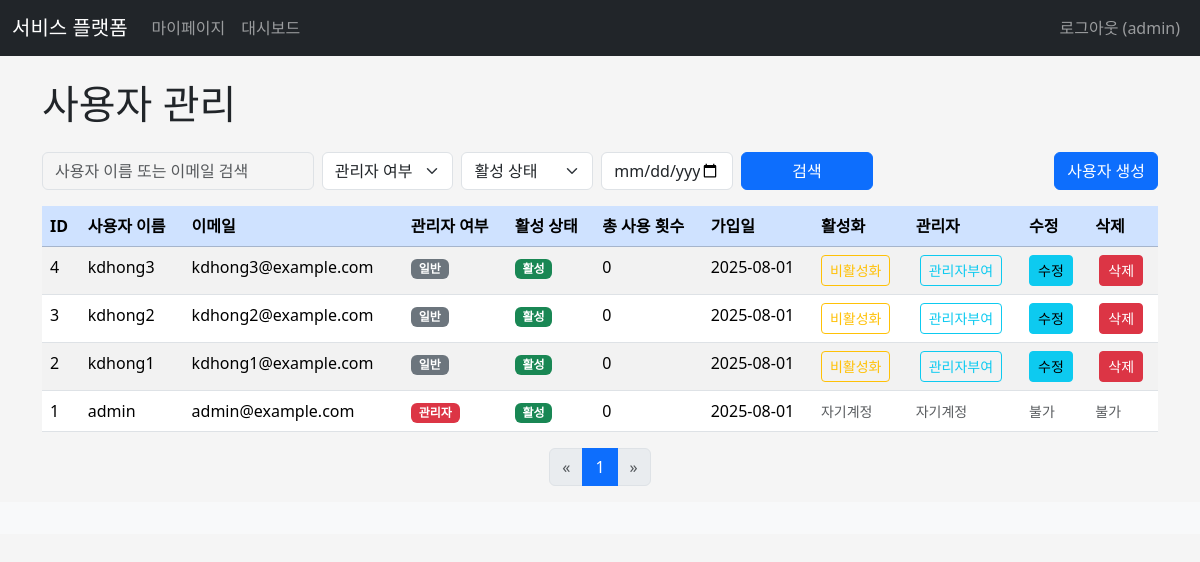
The app's page /adminx/manage_users (signed in), older data.
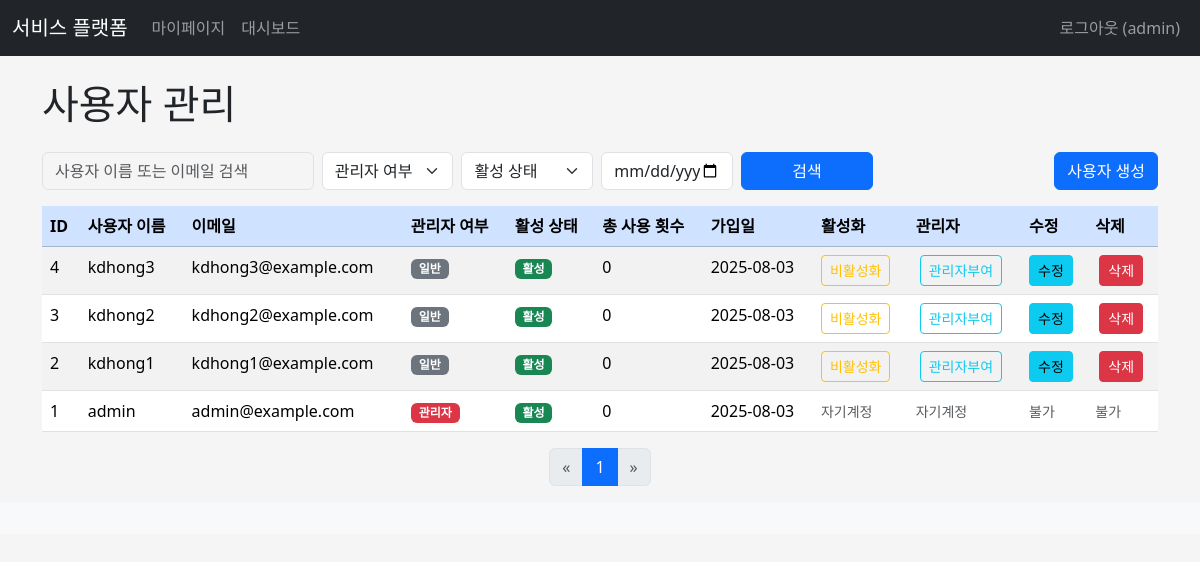
The same page, newer data.
### apps/dbmodels.py (models this page shows, shortened)
class User(db.Model, UserMixin):  # db.Model, UserMixin 상속하는 User 클래스 생성
    __tablename__= "users"  # 삭제시, 테이블 이름은 Model 이름 소문자
    id=db.Column(db.Integer,primary_key=True)
    username=db.Column(db.String, index=True)
    email=db.Column(db.String, unique=True, index= True)
    password_hash=db.Column(db.String)
    is_admin=db.Column(db.Boolean,default=False)
    is_active=db.Column(db.Boolean, default=True)  # 활성화 여부
    usage_count = db.Column(db.Integer, default=0)
    daily_limit = db.Column(db.Integer, default=1000)
    monthly_limit = db.Column(db.Integer, default=5000)
    created_at=db.Column(db.DateTime, default= datetime.now)
    updated_at=db.Column(db.DateTime, default= datetime.now, onupdate=datetime.now)
    subscriptions = db.relationship('Subscription', backref='user', lazy=True, cascade='all, delete-orphan')
    api_keys = db.relationship('APIKey', backref='user', lazy=True, cascade='all, delete-orphan')
    usage_logs = db.relationship('UsageLog', backref='user', lazy=True, cascade='all, delete-orphan')
    prediction_results = db.relationship('PredictionResult', backref='user', lazy=True, cascade="all, delete-orphan")
    @property
    def password(self):
        """
        Prevent direct reading of the password.
        Attempting to read `user.password` will raise an AttributeError.
        """
        raise AttributeError('password is not a readable attribute')
    @property
    def is_authenticated(self):
        return True

### apps/adminx/views.py (the view, shortened to what this page needs)
@adminx.route('/manage_users', methods=['GET', 'POST'])
@admin_required
def manage_users():
    PER_PAGE = 10
    page = request.args.get('page', 1, type=int)
    search_query = request.args.get('search', '', type=str)
    is_admin_query = request.args.get('is_admin', '', type=str) # 'true', 'false', or ''
    is_active_query = request.args.get('is_active', '', type=str) # 'true', 'false', or ''
    created_at_query = request.args.get('created_at', '', type=str) # YYYY-MM-DD format
    users_query = User.query
    if is_admin_query:
        if is_admin_query == 'true':
            users_query = users_query.filter(User.is_admin == True)
        elif is_admin_query == 'false':
            users_query = users_query.filter(User.is_admin == False)
    if is_active_query:
        if is_active_query == 'true':
            users_query = users_query.filter(User.is_active == True)
        elif is_active_query == 'false':
            users_query = users_query.filter(User.is_active == False)
    users_pagination = users_query.order_by(User.created_at.desc()).paginate(page=page, per_page=PER_PAGE, error_out=False)
    users = users_pagination.items
    return render_template(
        'adminx/manage_users.html',
        title='사용자 관리',
        users=users,
        pagination=users_pagination,
        search_query=search_query,
        is_admin_query=is_admin_query,
        is_active_query=is_active_query,
        created_at_query=created_at_query,
    )

### apps/adminx/templates/adminx/manage_users.html (shortened to what this page needs)
{% extends "base.html" %}
{% block content %}
<h1 class="mb-4">사용자 관리</h1>
<div class="row mb-3 align-items-end">
    <div class="col-md-9 col-12">
        <form action="{{ url_for('adminx.manage_users') }}" method="GET">
            <div class="row g-2">
                <div class="col-md-4 col-12">
                    <input type="search" name="search" class="form-control" placeholder="사용자 이름 또는 이메일 검색"
                           value="{{ search_query if search_query }}" aria-label="Search">
                </div>
                <div class="col-md-2 col-6">
                    <select name="is_admin" class="form-select">
                        <option value="">관리자 여부</option>
                    </select>
                </div>
                <div class="col-md-2 col-6">
                    <select name="is_active" class="form-select">
                        <option value="">활성 상태</option>
                    </select>
                </div>
                <div class="col-md-2 col-12">
                    <input type="date" name="created_at" class="form-control" placeholder="가입일"
                           value="{{ created_at_query if created_at_query }}" aria-label="Registration Date">
                </div>
                <div class="col-md-2 col-12 d-grid">
                    <button class="btn btn-primary" type="submit">검색</button>
                </div>
            </div>
        </form>
    </div>
    <div class="col-md-3 col-12 mt-2 mt-md-0 d-grid d-md-block text-md-end">
        <a href="{{ url_for('adminx.create_user') }}" class="btn btn-primary user-create-btn">사용자 생성</a>
    </div>
</div>
{% if users %}
<div class="table-responsive">
    <table class="table table-hover table-striped">
        <thead class="table-primary">
            <tr>
                <th scope="col">ID</th>
                <th scope="col">사용자 이름</th>
                <th scope="col">이메일</th>
                <th scope="col">관리자 여부</th>
                <th scope="col">활성 상태</th>
                <th scope="col">총 사용 횟수</th>
                <th scope="col">가입일</th>
                <th scope="col">활성화</th>
                <th scope="col">관리자</th>
                <th scope="col">수정</th>
                <th scope="col">삭제</th>
            </tr>
        </thead>
        <tbody>
            {% for user in users %}
            <tr>
                <td>{{ user.id }}</td>
                <td>{{ user.username }}</td>
                <td>{{ user.email }}</td>
                <td>
                    {% if user.is_admin %}
                        <span class="badge bg-danger">관리자</span>
                    {% else %}
                        <span class="badge bg-secondary">일반</span>
                    {% endif %}
                </td>
                <td>
                    {% if user.is_active %}
                        <span class="badge bg-success">활성</span>
                    {% else %}
                        <span class="badge bg-warning text-dark">비활성</span>
                    {% endif %}
                </td>
                <td>{{ user.usage_count }}</td>
                <td>{{ user.created_at.strftime('%Y-%m-%d') }}</td>
                <td>
                    {% if user.id != current_user.id %}
                        <form method="POST" action="{{ url_for('adminx.toggle_user_active', user_id=user.id, search=search_query, page=pagination.page, is_admin=is_admin_query, is_active=is_active_query, created_at=created_at_query) }}" style="display:inline;">
                            <button type="submit" class="btn btn-sm {% if user.is_active %}btn-outline-warning{% else %}btn-outline-success{% endif %}"
                                    onclick="return confirm('이 사용자의 계정 상태를 변경하시겠습니까?');">
                                {{ '비활성화' if user.is_active else '활성화' }}
                            </button>
                        </form>
                    {% else %}
                        <small class="text-muted">자기계정</small>
                    {% endif %}
                </td>
                <td>
                    {% if user.id != current_user.id %}
                        <form method="POST" action="{{ url_for('adminx.toggle_user_admin', user_id=user.id, search=search_query, page=pagination.page, is_admin=is_admin_query, is_active=is_active_query, created_at=created_at_query) }}" style="display:inline;" class="ms-1">
                            <button type="submit" class="btn btn-sm {% if user.is_admin %}btn-outline-danger{% else %}btn-outline-info{% endif %}"
                                    onclick="return confirm('이 사용자의 관리자 권한을 변경하시겠습니까?');">
                                {{ '관리자해제' if user.is_admin else '관리자부여' }}
                            </button>
                        </form>
                    {% else %}
                        <small class="text-muted">자기계정</small>
                    {% endif %}
                </td>
                <td>
                    {% if user.id != current_user.id %}
                        <a href="{{ url_for('adminx.edit_user', user_id=user.id) }}" class="btn btn-sm btn-info">수정</a>
                    {% else %}
                        <small class="text-muted">불가</small>
                    {% endif %}
                </td>
                <td>
                    {% if user.id != current_user.id %}
                        <form method="POST" action="{{ url_for('adminx.delete_user', user_id=user.id, search=search_query, page=pagination.page, is_admin=is_admin_query, is_active=is_active_query, created_at=created_at_query) }}" style="display:inline;" class="ms-1">
                            <button type="submit" class="btn btn-sm btn-danger"
                                    onclick="return confirm('정말로 {{ user.username }} 사용자를 삭제하시겠습니까? 이 작업은 되돌릴 수 없습니다.');">
                                삭제
                            </button>
                        </form>
                    {% else %}
                        <small class="text-muted">불가</small>
                    {% endif %}
                </td>
            </tr>
            {% endfor %}
        </tbody>
    </table>
</div>
<nav aria-label="Page navigation">
    <ul class="pagination justify-content-center">
        {% if pagination.has_prev %}
        <li class="page-item">
            <a class="page-link" href="{{ url_for('adminx.manage_users', page=pagination.prev_num, search=search_query, is_admin=is_admin_query, is_active=is_active_query, created_at=created_at_query) }}" aria-label="Previous">
                <span aria-hidden="true">&laquo;</span>
            </a>
        </li>
        {% else %}
        <li class="page-item disabled">
            <span class="page-link">&laquo;</span>
        </li>
        {% endif %}
        {% for p in pagination.iter_pages() %}
            {% if p %}
                {% if p == pagination.page %}
                <li class="page-item active" aria-current="page"><span class="page-link">{{ p }}</span></li>
                {% else %}
                <li class="page-item"><a class="page-link" href="{{ url_for('adminx.manage_users', page=p, search=search_query, is_admin=is_admin_query, is_active=is_active_query, created_at=created_at_query) }}">{{ p }}</a></li>
                {% endif %}
            {% else %}
                <li class="page-item disabled"><span class="page-link">...</span></li>
            {% endif %}
        {% endfor %}
        {% if pagination.has_next %}
        <li class="page-item">
            <a class="page-link" href="{{ url_for('adminx.manage_users', page=pagination.next_num, search=search_query, is_admin=is_admin_query, is_active=is_active_query, created_at=created_at_query) }}" aria-label="Next">
                <span aria-hidden="true">&raquo;</span>
            </a>
        </li>
        {% else %}
        <li class="page-item disabled">
            <span class="page-link">&raquo;</span>
        </li>
        {% endif %}
    </ul>
</nav>
{% else %}
<div class="alert alert-info" role="alert">
    등록된 사용자가 없습니다.
</div>
{% endif %}
{% endblock %}

### apps/templates/base.html (shortened to what this page needs)
<!doctype  html><html lang="ko"><head><meta charset="UTF-8">
<link href="https://cdn.jsdelivr.net/npm/bootstrap@5.3.7/dist/css/bootstrap.min.css" rel="stylesheet">
<link rel="stylesheet" href={{ url_for('static', filename = 'css/style.css')}}/>
{% block head %}{% endblock %} </head>
<body>
<nav class="navbar navbar-expand-lg navbar-dark bg-dark">
    <div class="container-fluid">
        <a class="navbar-brand" href="{{ url_for('main.index') }}">서비스 플랫폼</a>
        <div class="collapse navbar-collapse" id="navbarNav">
            <ul class="navbar-nav me-auto mb-2 mb-lg-0">
                {% if current_user.is_authenticated %}
                    <li class="nav-item">
                        <a class="nav-link" href="{{ url_for('mypagex.dashboard') }}">마이페이지</a>
                    </li>
                    {% if current_user.is_admin %}
                        <li class="nav-item">
                            <a class="nav-link" href="{{ url_for('adminx.dashboard') }}">대시보드</a></li>
                    {% endif %}
                {% endif %}
            </ul>
            <ul class="navbar-nav">
                {% if current_user.is_authenticated %}
                    <li class="nav-item">
                        <a class="nav-link" href="{{ url_for('auth.logout') }}">로그아웃 ({{ current_user.username }})</a>
                    </li>
                {% endif %}
            </ul>
        </div>
    </div>
</nav>
<main role="main" class="container mt-4">
    {% block content %}{% endblock %}
</main>
<footer class="footer mt-auto py-3 bg-light">
    </footer>
</body></html>

### apps/static/css/style.css (style rules this page uses)
.user-create-btn { width: 100%; }
@media (min-width: 768px) { .user-create-btn { width: auto; } }
body { background-color: #f5f5f5; }
input[type="search"] { background-color: #f5f5f5; }

### apps/adminx/templates/adminx/manage_users.html (style rules this page uses)
.user-create-btn { width: 100%; }
@media (min-width: 768px) { .user-create-btn { width: auto; } }

Row changes from the older to the newer data that the page shows:
changed User "admin": created_at "2025-08-01" → "2025-08-03"
changed User "kdhong3": created_at "2025-08-01" → "2025-08-03"
changed User "kdhong2": created_at "2025-08-01" → "2025-08-03"
changed User "kdhong1": created_at "2025-08-01" → "2025-08-03"
